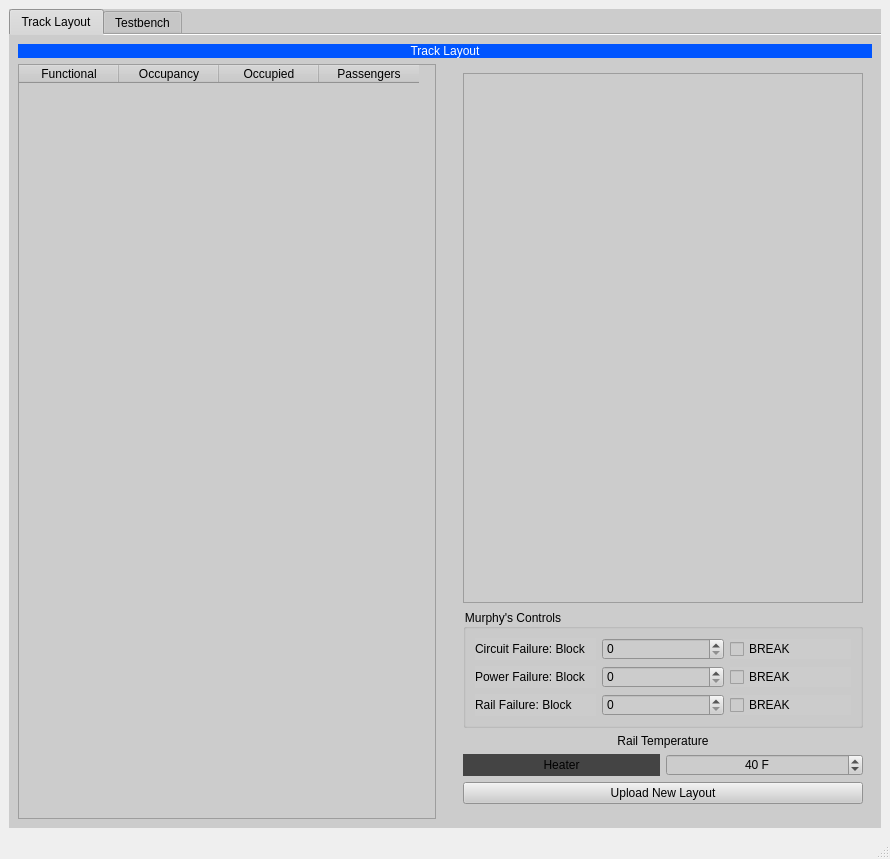
<?xml version="1.0" encoding="UTF-8"?>
<ui version="4.0">
 <class>TrackModel</class>
 <widget class="QMainWindow" name="TrackModel">
  <property name="windowModality">
   <enum>Qt::WindowModality::WindowModal</enum>
  </property>
  <property name="geometry">
   <rect>
    <x>0</x>
    <y>0</y>
    <width>890</width>
    <height>859</height>
   </rect>
  </property>
  <property name="sizePolicy">
   <sizepolicy hsizetype="Preferred" vsizetype="Preferred">
    <horstretch>0</horstretch>
    <verstretch>0</verstretch>
   </sizepolicy>
  </property>
  <property name="windowTitle">
   <string>MainWindow</string>
  </property>
  <widget class="QWidget" name="centralwidget">
   <layout class="QGridLayout" name="gridLayout">
    <item row="1" column="1">
     <layout class="QVBoxLayout" name="verticalLayout">
      <item>
       <widget class="QTabWidget" name="tabs">
        <property name="autoFillBackground">
         <bool>false</bool>
        </property>
        <property name="styleSheet">
         <string notr="true">font: 14pt &quot;Times New Roman&quot;;
color: rgb(0, 0, 0);
background-color: rgb(204, 204, 204);</string>
        </property>
        <property name="currentIndex">
         <number>0</number>
        </property>
        <property name="documentMode">
         <bool>true</bool>
        </property>
        <property name="tabsClosable">
         <bool>false</bool>
        </property>
        <property name="tabBarAutoHide">
         <bool>false</bool>
        </property>
        <widget class="QWidget" name="tab">
         <attribute name="title">
          <string>Track Layout</string>
         </attribute>
         <layout class="QGridLayout" name="gridLayout_14">
          <item row="3" column="3">
           <widget class="QFrame" name="trackLayout_header">
            <layout class="QVBoxLayout" name="verticalLayout_3">
             <item>
              <widget class="QTableWidget" name="blockInfo"/>
             </item>
             <item>
              <widget class="QGroupBox" name="murphyControls">
               <property name="title">
                <string>Murphy's Controls</string>
               </property>
               <layout class="QGridLayout" name="gridLayout_3">
                <item row="0" column="0">
                 <layout class="QVBoxLayout" name="verticalLayout_7">
                  <item>
                   <layout class="QHBoxLayout" name="horizontalLayout">
                    <item>
                     <widget class="QLabel" name="circuitFailureLabel">
                      <property name="text">
                       <string>Circuit Failure: Block</string>
                      </property>
                     </widget>
                    </item>
                    <item>
                     <widget class="QSpinBox" name="murphyBlockNumber1"/>
                    </item>
                    <item>
                     <widget class="QCheckBox" name="breakStatus1">
                      <property name="text">
                       <string>BREAK</string>
                      </property>
                     </widget>
                    </item>
                   </layout>
                  </item>
                 </layout>
                </item>
                <item row="1" column="0">
                 <layout class="QHBoxLayout" name="horizontalLayout_3">
                  <item>
                   <widget class="QLabel" name="poewrFailureLabel">
                    <property name="text">
                     <string>Power Failure: Block</string>
                    </property>
                   </widget>
                  </item>
                  <item>
                   <widget class="QSpinBox" name="murphyBlockNumber2"/>
                  </item>
                  <item>
                   <widget class="QCheckBox" name="breakStatus2">
                    <property name="text">
                     <string>BREAK</string>
                    </property>
                   </widget>
                  </item>
                 </layout>
                </item>
                <item row="2" column="0">
                 <layout class="QHBoxLayout" name="horizontalLayout_2">
                  <item>
                   <widget class="QLabel" name="railFailureLabel_2">
                    <property name="text">
                     <string>Rail Failure: Block</string>
                    </property>
                   </widget>
                  </item>
                  <item>
                   <widget class="QSpinBox" name="murphyBlockNumber3"/>
                  </item>
                  <item>
                   <widget class="QCheckBox" name="breakStatus3">
                    <property name="text">
                     <string>BREAK</string>
                    </property>
                   </widget>
                  </item>
                 </layout>
                </item>
               </layout>
              </widget>
             </item>
             <item>
              <layout class="QVBoxLayout" name="verticalLayout_5">
               <item>
                <layout class="QVBoxLayout" name="verticalLayout_6">
                 <item>
                  <layout class="QGridLayout" name="gridLayout_16">
                   <item row="3" column="1">
                    <widget class="QSpinBox" name="tempStepper">
                     <property name="styleSheet">
                      <string notr="true">font: 20pt &quot;Times New Roman&quot;;</string>
                     </property>
                     <property name="wrapping">
                      <bool>false</bool>
                     </property>
                     <property name="alignment">
                      <set>Qt::AlignmentFlag::AlignCenter</set>
                     </property>
                     <property name="buttonSymbols">
                      <enum>QAbstractSpinBox::ButtonSymbols::UpDownArrows</enum>
                     </property>
                     <property name="accelerated">
                      <bool>false</bool>
                     </property>
                     <property name="suffix">
                      <string> F</string>
                     </property>
                     <property name="minimum">
                      <number>-50</number>
                     </property>
                     <property name="maximum">
                      <number>150</number>
                     </property>
                     <property name="value">
                      <number>40</number>
                     </property>
                    </widget>
                   </item>
                   <item row="3" column="0">
                    <widget class="QLabel" name="heaterStatus">
                     <property name="styleSheet">
                      <string notr="true">font: 10pt &quot;Times New Roman&quot;;
background-color: rgb(68, 68, 68);
color: rgb(0, 0, 0);</string>
                     </property>
                     <property name="text">
                      <string>Heater</string>
                     </property>
                     <property name="alignment">
                      <set>Qt::AlignmentFlag::AlignCenter</set>
                     </property>
                    </widget>
                   </item>
                   <item row="2" column="0" colspan="2">
                    <widget class="QLabel" name="tempLabel">
                     <property name="styleSheet">
                      <string notr="true">font: 30pt &quot;Times New Roman&quot;;</string>
                     </property>
                     <property name="text">
                      <string>Rail Temperature</string>
                     </property>
                     <property name="alignment">
                      <set>Qt::AlignmentFlag::AlignCenter</set>
                     </property>
                    </widget>
                   </item>
                  </layout>
                 </item>
                 <item>
                  <widget class="QPushButton" name="uploadButton">
                   <property name="styleSheet">
                    <string notr="true">font: 30pt &quot;Times New Roman&quot;;</string>
                   </property>
                   <property name="text">
                    <string>Upload New Layout</string>
                   </property>
                   <property name="autoDefault">
                    <bool>false</bool>
                   </property>
                   <property name="default">
                    <bool>false</bool>
                   </property>
                   <property name="flat">
                    <bool>false</bool>
                   </property>
                  </widget>
                 </item>
                </layout>
               </item>
              </layout>
             </item>
            </layout>
           </widget>
          </item>
          <item row="0" column="0" rowspan="2" colspan="4">
           <widget class="QLabel" name="tab1Label">
            <property name="styleSheet">
             <string notr="true">font: 40pt &quot;Times New Roman&quot;;
background-color: rgb(0, 85, 255);
color: rgb(255, 255, 255);</string>
            </property>
            <property name="text">
             <string>Track Layout</string>
            </property>
            <property name="alignment">
             <set>Qt::AlignmentFlag::AlignCenter</set>
            </property>
           </widget>
          </item>
          <item row="3" column="0" rowspan="2">
           <widget class="QTableWidget" name="blocks">
            <column>
             <property name="text">
              <string>Functional</string>
             </property>
            </column>
            <column>
             <property name="text">
              <string>Occupancy</string>
             </property>
            </column>
            <column>
             <property name="text">
              <string>Occupied</string>
             </property>
            </column>
            <column>
             <property name="text">
              <string>Passengers</string>
             </property>
            </column>
           </widget>
          </item>
         </layout>
        </widget>
        <widget class="QWidget" name="tab_2">
         <attribute name="title">
          <string>Testbench</string>
         </attribute>
         <layout class="QGridLayout" name="gridLayout_19">
          <item row="7" column="0">
           <layout class="QVBoxLayout" name="verticalLayout_9">
            <item>
             <widget class="QTableWidget" name="passInfoTable">
              <property name="styleSheet">
               <string notr="true">font: 14pt &quot;Times New Roman&quot;;
color: rgb(0, 0, 0);</string>
              </property>
              <attribute name="horizontalHeaderDefaultSectionSize">
               <number>123</number>
              </attribute>
              <row>
               <property name="text">
                <string>Block 1</string>
               </property>
              </row>
              <row>
               <property name="text">
                <string>Block 2</string>
               </property>
              </row>
              <row>
               <property name="text">
                <string>Block 3</string>
               </property>
              </row>
              <row>
               <property name="text">
                <string>Block 4</string>
               </property>
              </row>
              <row>
               <property name="text">
                <string>Block 5</string>
               </property>
              </row>
              <row>
               <property name="text">
                <string>Block 6</string>
               </property>
              </row>
              <row>
               <property name="text">
                <string>Block 7</string>
               </property>
              </row>
              <row>
               <property name="text">
                <string>Block 8</string>
               </property>
              </row>
              <row>
               <property name="text">
                <string>Block 9</string>
               </property>
              </row>
              <row>
               <property name="text">
                <string>Block 10</string>
               </property>
              </row>
              <row>
               <property name="text">
                <string>Block 11</string>
               </property>
              </row>
              <row>
               <property name="text">
                <string>Block 12</string>
               </property>
              </row>
              <row>
               <property name="text">
                <string>Block 13</string>
               </property>
              </row>
              <row>
               <property name="text">
                <string>Block 14</string>
               </property>
              </row>
              <row>
               <property name="text">
                <string>Block 15</string>
               </property>
              </row>
              <column>
               <property name="text">
                <string>Commanded Speed</string>
               </property>
              </column>
              <column>
               <property name="text">
                <string>Authority</string>
               </property>
              </column>
              <column>
               <property name="text">
                <string>Vacancy</string>
               </property>
              </column>
             </widget>
            </item>
           </layout>
          </item>
          <item row="8" column="0" colspan="2">
           <widget class="QPushButton" name="applyChangesButton">
            <property name="styleSheet">
             <string notr="true">font: 14pt &quot;Times New Roman&quot;;
color: rgb(0, 0, 0);</string>
            </property>
            <property name="text">
             <string>Apply Changes</string>
            </property>
           </widget>
          </item>
          <item row="5" column="0">
           <layout class="QHBoxLayout" name="horizontalLayout_5"/>
          </item>
          <item row="3" column="1" rowspan="5">
           <widget class="QTextEdit" name="textEdit"/>
          </item>
          <item row="3" column="0">
           <layout class="QHBoxLayout" name="horizontalLayout_4"/>
          </item>
          <item row="0" column="1">
           <widget class="QLabel" name="beaconLabel">
            <property name="styleSheet">
             <string notr="true">font: 14pt &quot;Times New Roman&quot;;
color: rgb(0, 0, 0);</string>
            </property>
            <property name="text">
             <string>Beacon Information</string>
            </property>
            <property name="alignment">
             <set>Qt::AlignmentFlag::AlignCenter</set>
            </property>
           </widget>
          </item>
          <item row="1" column="0">
           <layout class="QVBoxLayout" name="verticalLayout_2">
            <item>
             <widget class="QLabel" name="label_3">
              <property name="styleSheet">
               <string notr="true">font: 20pt &quot;Times New Roman&quot;;
color: rgb(0, 0, 0);</string>
              </property>
              <property name="text">
               <string>Position</string>
              </property>
              <property name="alignment">
               <set>Qt::AlignmentFlag::AlignCenter</set>
              </property>
             </widget>
            </item>
            <item>
             <widget class="QDoubleSpinBox" name="positionValue">
              <property name="alignment">
               <set>Qt::AlignmentFlag::AlignCenter</set>
              </property>
              <property name="suffix">
               <string> m</string>
              </property>
             </widget>
            </item>
           </layout>
          </item>
          <item row="4" column="0">
           <widget class="QGroupBox" name="switchCommands">
            <property name="title">
             <string>Switch Commands</string>
            </property>
            <layout class="QGridLayout" name="gridLayout_2">
             <item row="3" column="0">
              <widget class="QComboBox" name="switches">
               <property name="styleSheet">
                <string notr="true">font: 16pt &quot;Times New Roman&quot;;
color: rgb(0, 0, 0);</string>
               </property>
              </widget>
             </item>
             <item row="3" column="1">
              <widget class="QCheckBox" name="switchToggle">
               <property name="text">
                <string>Toggle</string>
               </property>
              </widget>
             </item>
            </layout>
           </widget>
          </item>
          <item row="1" column="1">
           <widget class="QComboBox" name="stationPicker">
            <property name="styleSheet">
             <string notr="true">font: 14pt &quot;Times New Roman&quot;;
color: rgb(0, 0, 0);</string>
            </property>
            <item>
             <property name="text">
              <string>Station A</string>
             </property>
            </item>
            <item>
             <property name="text">
              <string>Station B</string>
             </property>
            </item>
            <item>
             <property name="text">
              <string>Station C</string>
             </property>
            </item>
           </widget>
          </item>
          <item row="6" column="0">
           <widget class="QGroupBox" name="groupBox">
            <property name="title">
             <string>Crossing Commands</string>
            </property>
            <layout class="QGridLayout" name="gridLayout_4">
             <item row="0" column="0">
              <widget class="QComboBox" name="crossings"/>
             </item>
             <item row="0" column="1">
              <widget class="QCheckBox" name="crossingStatus">
               <property name="text">
                <string>Toggle</string>
               </property>
              </widget>
             </item>
             <item row="0" column="2">
              <widget class="QLabel" name="lightStatus">
               <property name="styleSheet">
                <string notr="true">color: rgb(0, 0, 0);
font: 16pt &quot;Times New Roman&quot;;</string>
               </property>
               <property name="text">
                <string/>
               </property>
              </widget>
             </item>
            </layout>
           </widget>
          </item>
         </layout>
        </widget>
       </widget>
      </item>
     </layout>
    </item>
   </layout>
  </widget>
  <widget class="QStatusBar" name="statusbar"/>
 </widget>
 <resources/>
 <connections/>
</ui>
